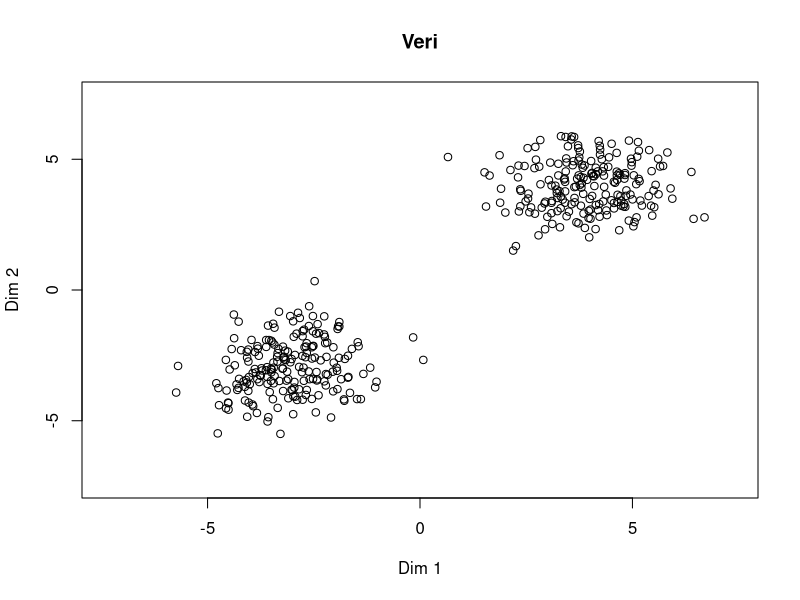
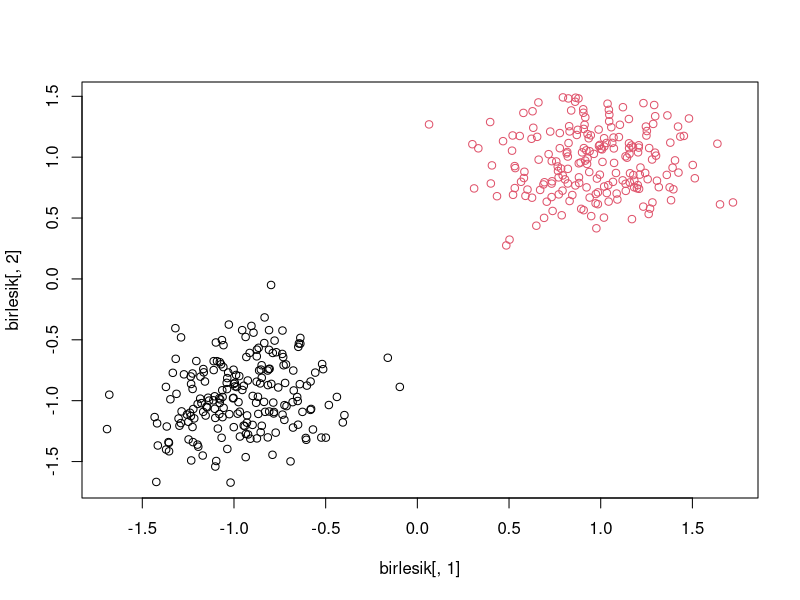
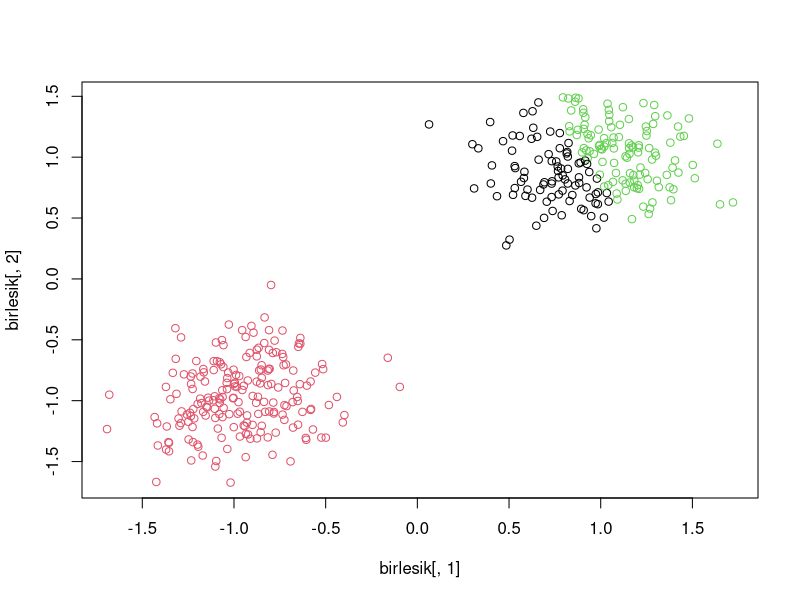
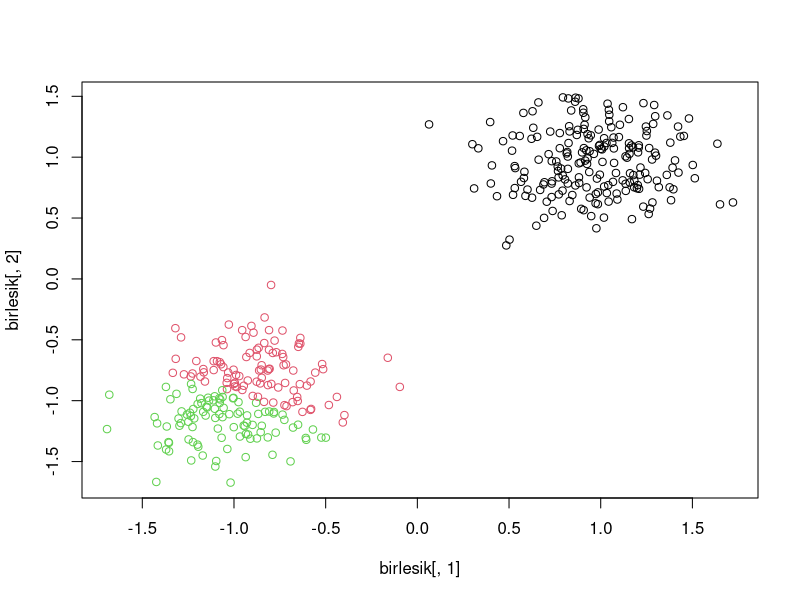
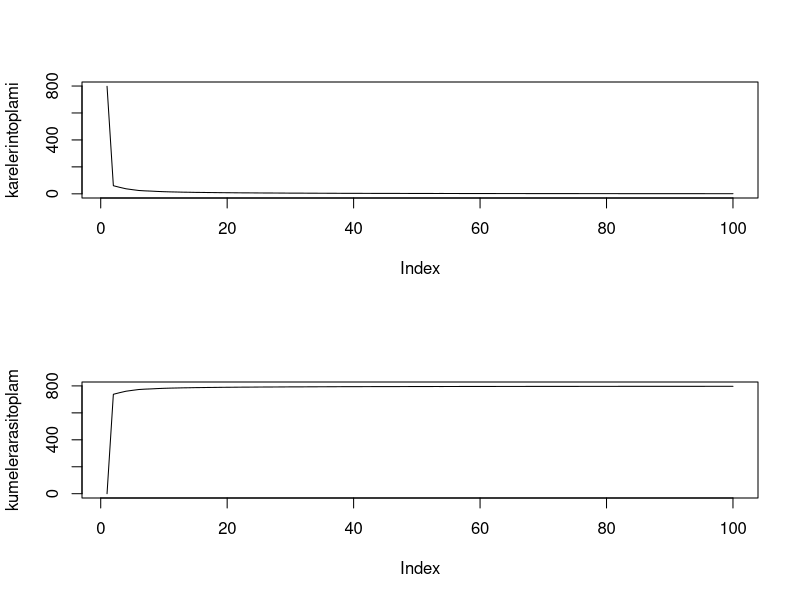
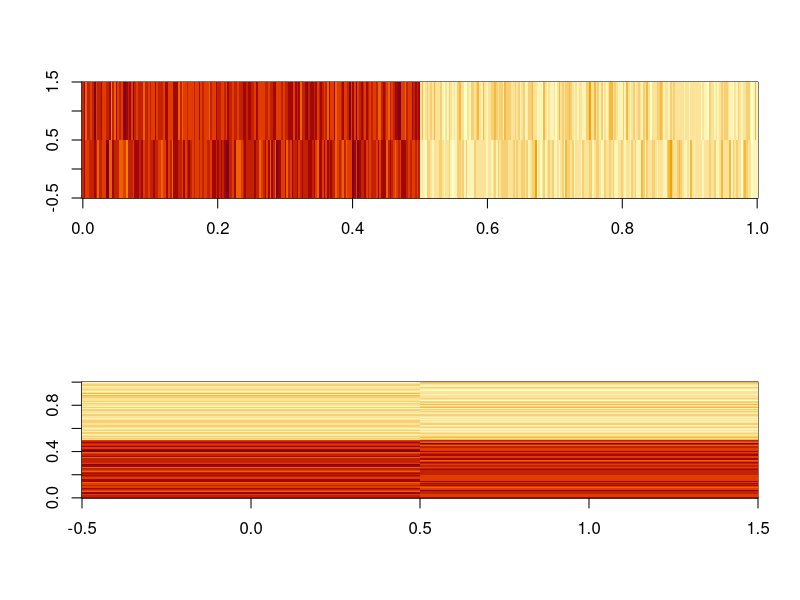
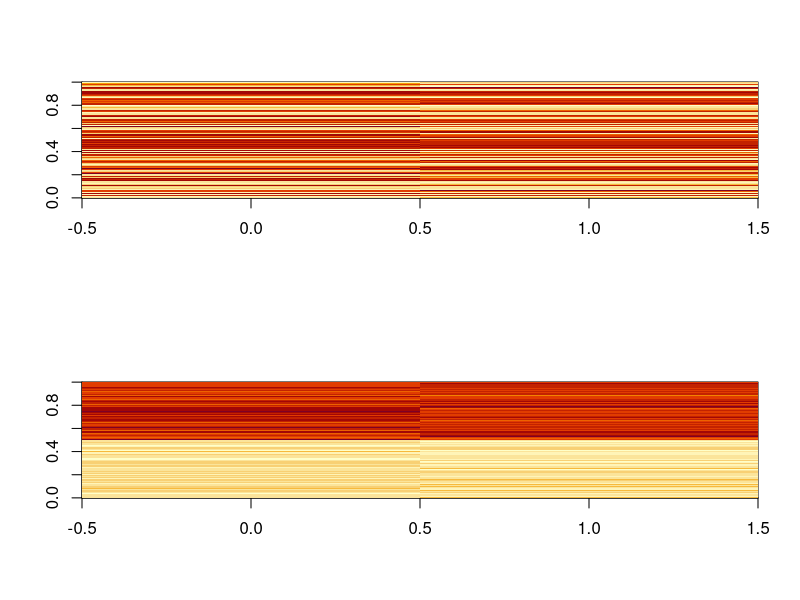
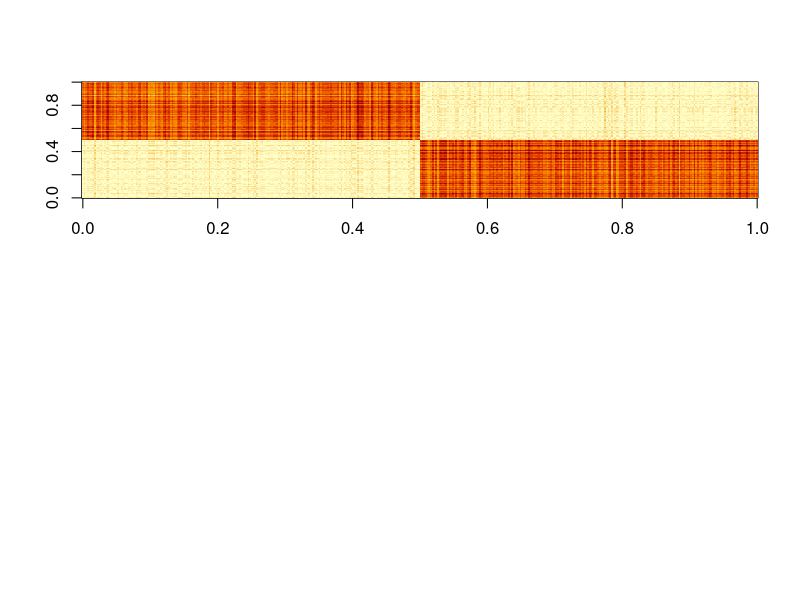

These charts were generated, in order, by the following R code:
require(MASS)
gozlemsayisi=200
degiskensayisi=2
ortalama=rep(4,degiskensayisi)
kovaryansmat=matrix(0,degiskensayisi,degiskensayisi)
diag(kovaryansmat)=1
kovaryansmat[1,2]=0.1
kovaryansmat[2,1]=0.1
dat=mvrnorm(gozlemsayisi, ortalama, kovaryansmat)
plotlim=1.1*max(abs(dat))
plot(dat[,1],dat[,2],
     xlim=c(-plotlim,plotlim),
     ylim=c(-plotlim,plotlim),
     xlab='Dim 1',ylab='Dim 2',main='Veri')

ortalama2=rep(-3,degiskensayisi)
datkume2=mvrnorm(gozlemsayisi, ortalama2, kovaryansmat)
points(datkume2[,1],datkume2[,2])

birlesik=rbind(dat,datkume2)
birlesik=scale(birlesik)
kume=kmeans(birlesik,2)
plot(birlesik[,1],birlesik[,2],col=kume$cluster)

kume=kmeans(birlesik,3)
plot(birlesik[,1],birlesik[,2],col=kume$cluster)

kume=kmeans(birlesik,3,nstart=10)
plot(birlesik[,1],birlesik[,2],col=kume$cluster)

karelerintoplami=rep(0,100)
kumelerarasitoplam=rep(0,100)
for(k in 1:100){
  kume=kmeans(birlesik,k,nstart=10)
  karelerintoplami[k]=kume$tot.withinss
  kumelerarasitoplam[k]=kume$betweenss
}
par(mfrow=c(2,1))
plot(karelerintoplami,type='line')
plot(kumelerarasitoplam,type='line')

image(birlesik)
image(t(birlesik))

rand=runif(nrow(birlesik))
ind=order(rand)
birlesik=birlesik[ind,]
image(t(birlesik))

kume=kmeans(birlesik,2)
yenisira=order(kume$cluster)
image(t(birlesik[yenisira,]))

mesafe=dist(birlesik[yenisira,])
mesafe=as.matrix(mesafe)
image(mesafe)


